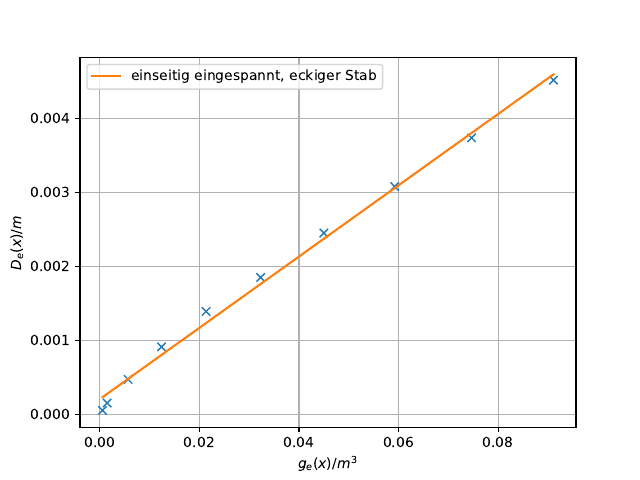

This figure's Python source:
import numpy as np
import matplotlib.pyplot as plt
from scipy.optimize import curve_fit
from pylab import figure, axes, pie, title, show



x, y = np.loadtxt('gvonxe.txt', unpack=True,delimiter=',')

def f(x,a,b):
    return a*x+b
popt, pcov = curve_fit(f, x, y)
print(popt)
print(pcov)

x_new = np.linspace(x[0], x[-1], 500)


plt.figure(1)
plt.plot(x,y,'x')
plt.plot(x_new,f(x_new,*popt),'-', label='einseitig eingespannt, eckiger Stab')

plt.xlabel('$g_{e}(x)/m^3$')
plt.ylabel('$D_{e}(x)/m$')
plt.grid()
plt.legend()

plt.savefig('plotdge.pdf')
